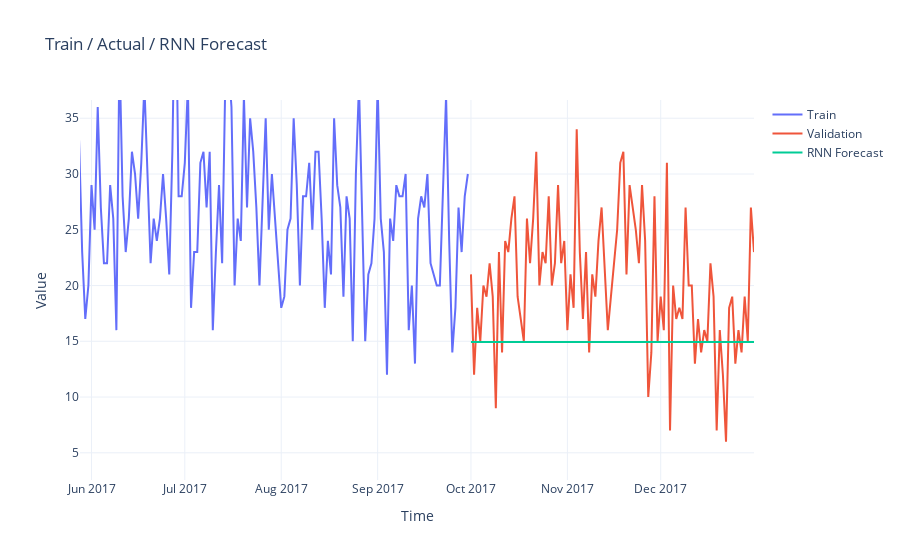

Source (notebook cell):
### Code cell
plot_forecasts(
    train=train,
    val=val,
    preds={'RNN Forecast': forecast},
    title="Train / Actual / RNN Forecast"
)
